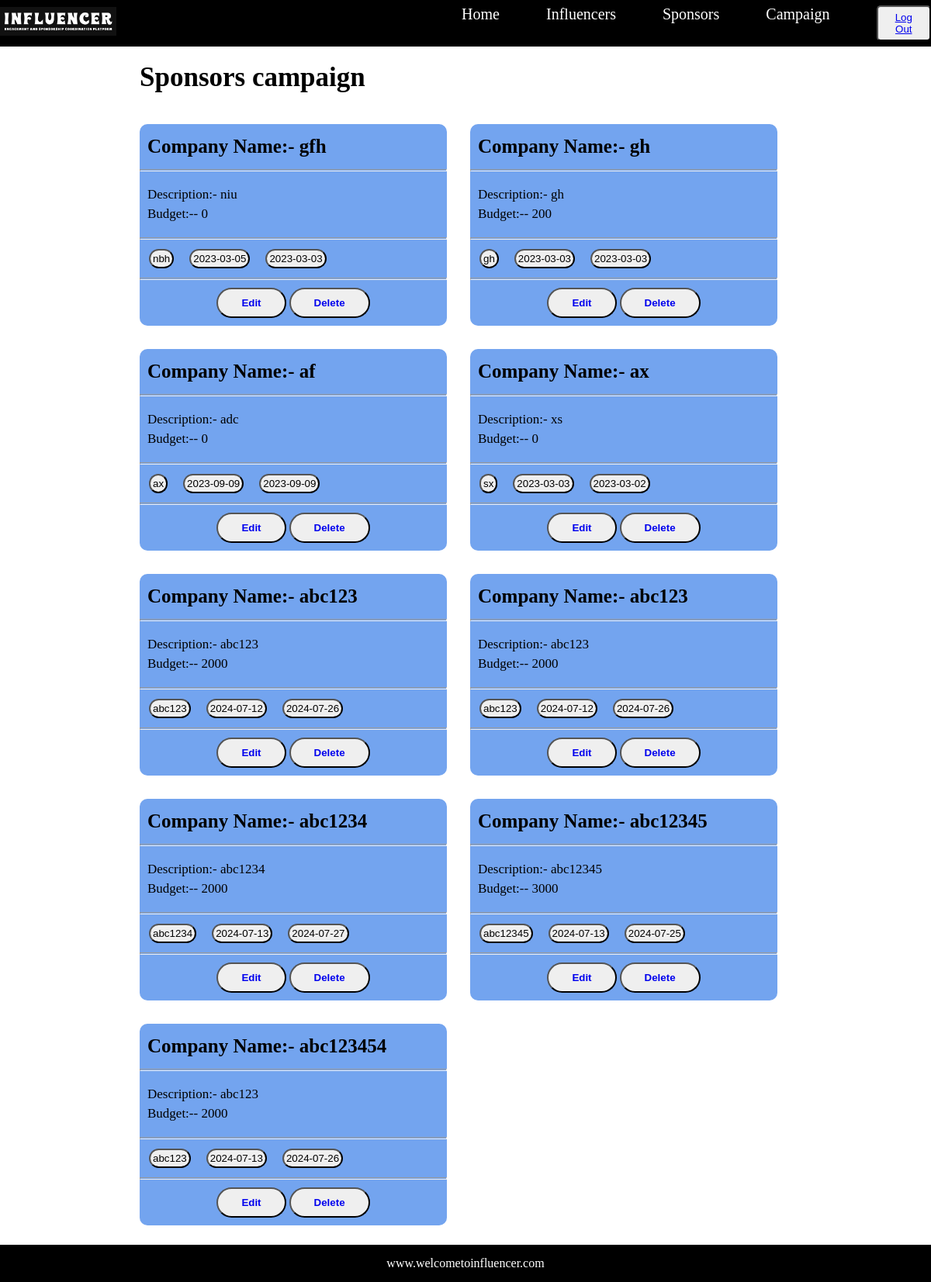
Page /campaign (signed in) on the committed database.
### model.py (models this page shows)
class Sponsors(db.Model):
    sponsor_id = db.Column(db.Integer(),primary_key=True)
    company_name = db.Column(db.String(),nullable=False)
    desc = db.Column(db.String(),nullable=False)
    industry = db.Column(db.String(),nullable=False)
    start_date = db.Column(db.Date())
    end_date = db.Column(db.Date())
    budget = db.Column(db.Integer(),nullable=False)

### controller.py (the view)
@app.route("/campaign", methods=["GET", "POST"])
def campaign():
    if "username" in session:
        sponsor=Sponsors.query.all()
        user=Register.query.filter_by(username=session['username']).first()
        return render_template('campaign.html',sponsors=sponsor,role=user.role)
    else:
        return redirect('/login')

### templates/campaign.html (shortened to what this page needs)
{% extends 'layout.html' %}
{% block body %}
<div class="sponsors">
    <div class="spon-head">
        <h2>Sponsors campaign</h2>
    </div>
    <div class="sponsors-cards">
        {% for sponsor in sponsors %}
        <div class="sponsors-card">
            <div class="spon-card">
                <h3>Company Name:- {{sponsor.company_name}}</h3>
                <hr class="spon-hr">
                <div class="card-mid">
                    <p>Description:- {{sponsor.desc}}</p>
                    <p>Budget:-- {{sponsor.budget}}</p>
                </div>
                <hr class="spon-hr">
                <div class="card-bot">
                    <button>{{sponsor.industry}}</button>
                    <button>{{sponsor.start_date}}</button>
                    <button>{{sponsor.end_date}}</button>
                </div>
                <hr class="spon-hr">
                <div class="spon-btn">
                    {% if role == "influencer" %}
                    <button class="spon-sub"><a href="#">Contact Us</a></button>
                    {% else %}
                    <button class="spon-sub"><a href="#">Edit</a></button>
                    <button class="spon-sub"><a href="/delete_campaign/{{sponsor.sponsor_id}}">Delete</a></button>
                    {% endif %}
                </div>
            </div>
        </div>
        {% endfor %}
    </div>
</div>
{% endblock %}

### templates/layout.html (shortened to what this page needs)
<!DOCTYPE html>
<html lang="en">
<head>
    <link rel="stylesheet" href="{{ url_for('static',filename='utilits.css')}} ">
</head>
<body>
    <div class="nav-bar">
        <div class="left-nav"><img width="150px" src="{{ url_for('static', filename='img/nav-img.png') }}" alt="img">
        </div>
        <div class="right-nav">
            <ul>
                <li><a href="/home">Home</a></li>
                <li><a href="/influencer">Influencers</a></li>
                <li><a href="/sponsor">Sponsors</a></li>
                <li><a href="/campaign">Campaign</a></li>
                <button class="nav-btn"> <a href="/logout">Log Out</a> </button>
            </ul>
        </div>
    </div>
    {% block body %}
    {% endblock %}
    <div class="footer">
        <span>www.welcometoinfluencer.com</span>
    </div>
</body>
</html>

### static/utilits.css (style rules this page uses)
* { margin: 0; padding: 0; }
.nav-bar { background-color: black; display: flex; font-size: 20px; align-items: center; justify-content: center; height: 60px; }
.left-nav { width: 50%; }
.right-nav>ul { display: flex; flex-direction: row; gap: 60px; }
.right-nav>ul>li { list-style: none; }
.right-nav>ul>li>a { text-decoration: none; color: white; }
.nav-btn { padding: 6px 12px; border-radius: 5px; }
.footer { background-color: black; color: white; text-align: center; padding: 15px 0px; margin-top: 25px; bottom: 0%; position: relative; }
.sponsors { width: 70vw; min-height: 100vh; margin: 0px auto; }
.spon-head { display: flex; justify-content: space-between; padding: 20px 0px; padding-right: 40px; }
.sponsors> .spon-head>h2 { font-size: 35px; }
.spon-card { background-color: rgb(115, 164, 239); width: 33vw; height: 260px; border-radius: 10px; }
.spon-card>h3 { font-size: 25px; padding: 15px 10px; }
.card-mid { font-size: 17px; padding: 20px 10px; display: flex; flex-direction: column; gap: 5px; }
.card-bot { padding: 12px; display: flex; flex-direction: row; gap: 20px; }
.card-bot > button { border-radius: 21px ; padding: 3px 3px; }
.spon-hr { height: 1px; }
.sponsors-card { display: flex; flex-direction: row; justify-content: space-between; }
.sponsors-cards { padding-top: 20px; display: flex; flex-direction: row; flex-wrap: wrap; gap: 30px; }
.spon-btn { text-align: center; margin: 10px 0px; }
.spon-sub { padding: 10px 30px; border-radius: 30px; cursor: pointer; }
.spon-sub > a { text-decoration: none; font-weight: bold; }

### rows in the picture
Sponsors: company_name "gfh", desc "niu", budget "0", industry "nbh", start_date "2023-03-05", end_date "2023-03-03"
Sponsors: company_name "gh", desc "gh", budget "200", industry "gh", start_date "2023-03-03", end_date "2023-03-03"
Sponsors: company_name "af", desc "adc", budget "0", industry "ax", start_date "2023-09-09", end_date "2023-09-09"
Sponsors: company_name "ax", desc "xs", budget "0", industry "sx", start_date "2023-03-03", end_date "2023-03-02"
Sponsors: company_name "abc123", desc "abc123", budget "2000", industry "abc123", start_date "2024-07-12", end_date "2024-07-26"
Sponsors: company_name "abc123", desc "abc123", budget "2000", industry "abc123", start_date "2024-07-12", end_date "2024-07-26"
Sponsors: company_name "abc1234", desc "abc1234", budget "2000", industry "abc1234", start_date "2024-07-13", end_date "2024-07-27"
Sponsors: company_name "abc12345", desc "abc12345", budget "3000", industry "abc12345", start_date "2024-07-13", end_date "2024-07-25"
Sponsors: company_name "abc123454", desc "abc123", budget "2000", industry "abc123", start_date "2024-07-13", end_date "2024-07-26"
